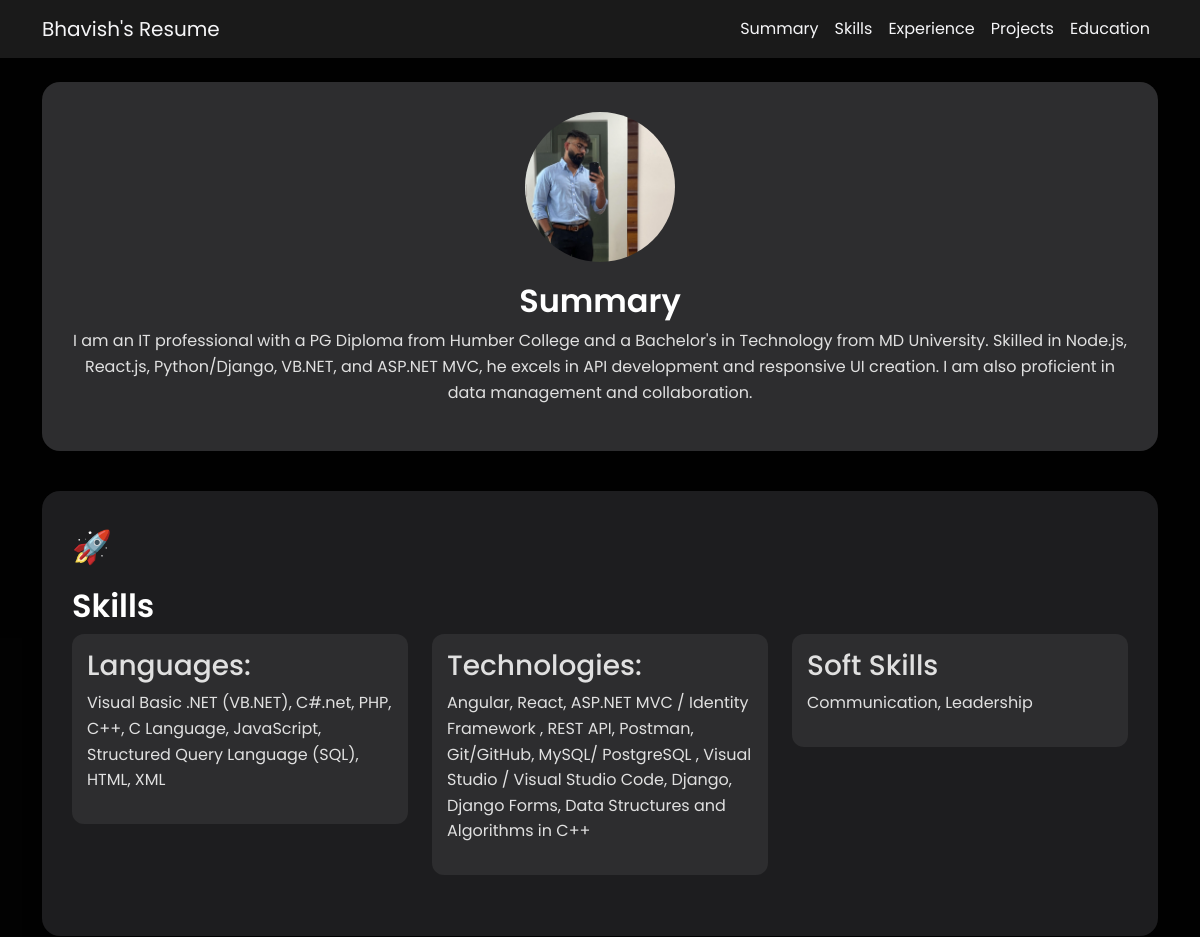
/ (upper part), run on an earlier commit of the app's database.
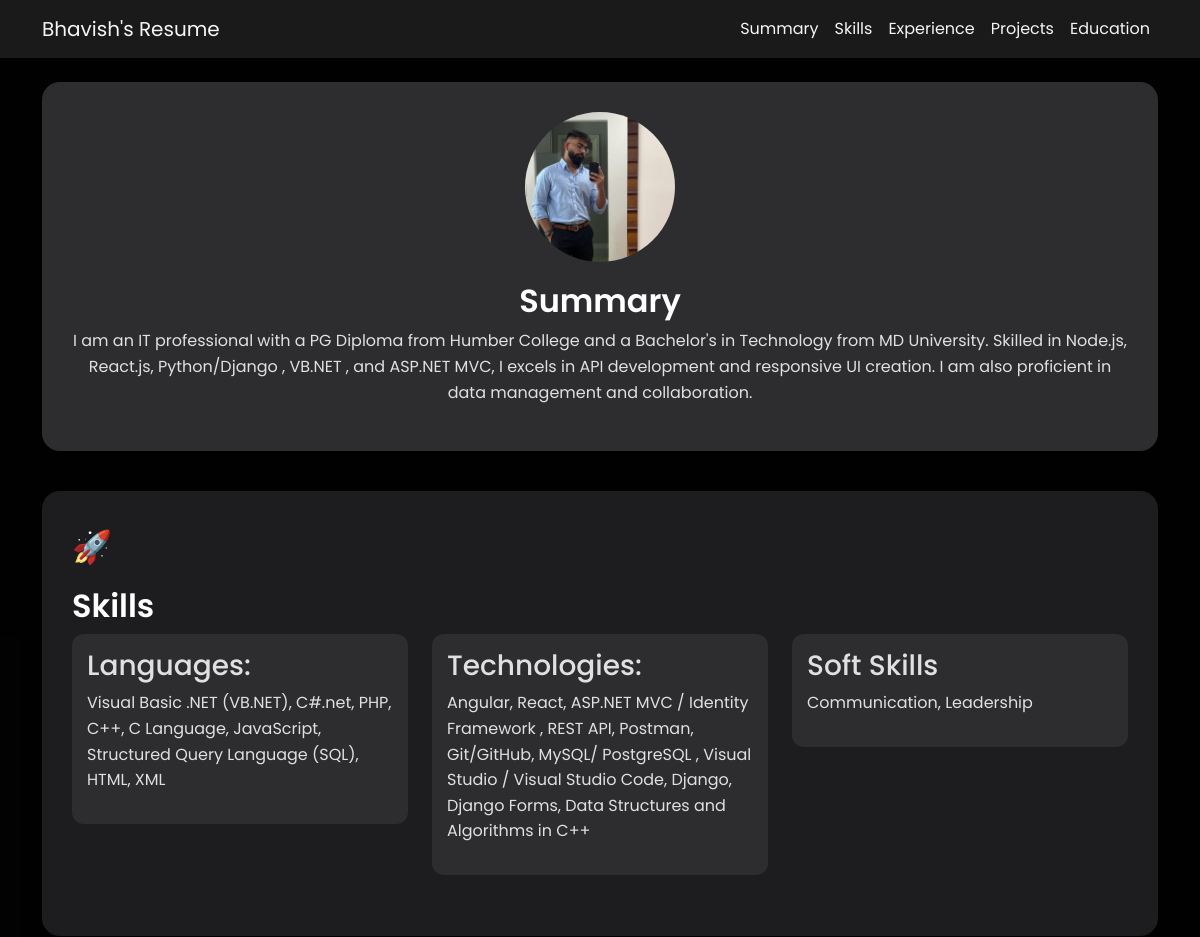
And on a later commit of the database.
### main/models.py (models this page shows)
class Summary(models.Model):
    content = models.TextField()

### main/views.py (the view)
# urls.py: path('', views.home, name='home'),
def home(request):
    summary = Summary.objects.first()
    skills = Skill.objects.all()
    experiences = Experience.objects.all().order_by('-start_date')
    projects = Project.objects.all()
    education = Education.objects.all().order_by('-graduation_date')
    return render(request, 'main/home.html', {
        'summary': summary,
        'skills': skills,
        'experiences': experiences,
        'projects': projects,
        'education': education,
    })

### main/templates/main/home.html (shortened to what this page needs)
{% load static %}
<!DOCTYPE html>
<html lang="en">
<head>
    <link rel="stylesheet" href="https://cdn.jsdelivr.net/npm/bootstrap@5.2.3/dist/css/bootstrap.min.css">
    <link rel="stylesheet" href="https://unpkg.com/aos@next/dist/aos.css" />
</head>
<body>
    <nav class="navbar navbar-expand-lg sticky-top mb-4">
        <div class="container">
            <a class="navbar-brand" href="#">Bhavish's Resume</a>
            <div class="collapse navbar-collapse" id="navbarNav">
                <ul class="navbar-nav ms-auto">
                    <li class="nav-item"><a class="nav-link" href="#summary">Summary</a></li>
                    <li class="nav-item"><a class="nav-link" href="#skills">Skills</a></li>
                    <li class="nav-item"><a class="nav-link" href="#experience">Experience</a></li>
                    <li class="nav-item"><a class="nav-link" href="#projects">Projects</a></li>
                    <li class="nav-item"><a class="nav-link" href="#education">Education</a></li>
                </ul>
            </div>
        </div>
    </nav>
    <div class="container">
        <section id="summary" class="section text-center" data-aos="fade-up">
            <img src="{% static 'main/images/Bhavish1.jpg' %}" alt="Bhavish" class="profile-img">
            <h2>Summary</h2>
            <p>{{ summary.content }}</p>
        </section>
        <section id="skills" class="section" data-aos="fade-up">
            <div class="section-icon">🚀</div>
            <h2>Skills</h2>
            <div class="row">
                {% for skill in skills %}
                    <div class="col-md-4 mb-3">
                        <div class="skill-item">
                            <h3>{{ skill.name }}</h3>
                            <p>{{ skill.category }}</p>
                        </div>
                    </div>
                {% endfor %}
            </div>
        </section>
    </div>
</body>
</html>

What changed in the data, as far as the page shows it:
changed Summary: content "…Skilled in Node.js, React.js, Python/Django, VB.NET, and ASP.NET MVC, he excels in API development…" → "…Skilled in Node.js, React.js, Python/Django , VB.NET , and ASP.NET MVC, I excels in API development…"
